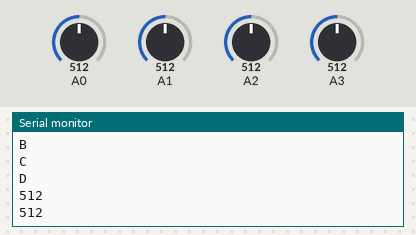
Bench run of a sketch on a simulated Arduino Uno, built with avr-gcc and run on an emulated ATmega328P. Shown: the last lines printed to the serial monitor. The test bench sets the inputs (shaded band); at power-on: A2 = 512, A1 = 512, A0 = 512, A3 = 512.

Above: at 4.2 s.
4.3 s: A2 set to 110
5.8 s: A2 set to 90
At 6.7 s:
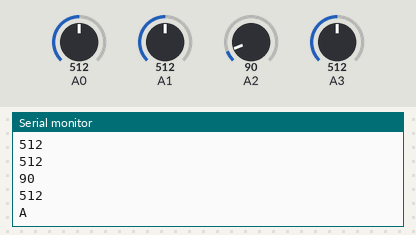
8.8 s: A1 set to 106
At 9.3 s:
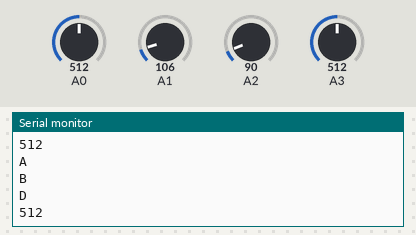
10.3 s: A1 set to 91
Timing chart, 0 to 10.4 s (numbered marks = the images above; inputs shaded):
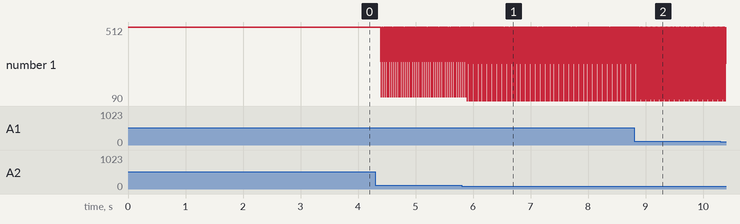

Measured:
- the behaviour switches between 100 and 99 on A2 (found by bisection; images 0 and 1)
- after the input at 5.8 s, the serial monitor: prints a new line after 0.10 s (image 1)
- after the input at 8.8 s, the serial monitor: prints a new line after 0.10 s (image 2)

The sketch:

SoundTrigger.ino
```cpp
// the setup routine runs once when you press reset:
void setup() {
  // initialize serial communication at 9600 bits per second:
  Serial.begin(9600);
}

// the loop routine runs over and over again forever:

void loop() {
  // read the input on analog pin 0:
  int sensorValue = analogRead(A0);
  int sensorValue1 = analogRead(A1);
  int sensorValue2 = analogRead(A2);
  int sensorValue3 = analogRead(A3);

  // print out the value you read:
    Serial.println(sensorValue);
    Serial.println(sensorValue1);
    Serial.println(sensorValue2);
    Serial.println(sensorValue3);
   if(sensorValue >= 100) {
     Serial.println("A"); // send the letter T (for Trigger) once the sensor value is bigger than 100
    }
     if (sensorValue1 >= 100){
        Serial.println("B");
     }
     if(sensorValue2 >= 100) {
        Serial.println("C");
     }
      if(sensorValue3 >= 100) {
        Serial.println("D");
       }

  delay(0.5);        // delay in between reads for stability
}
```
